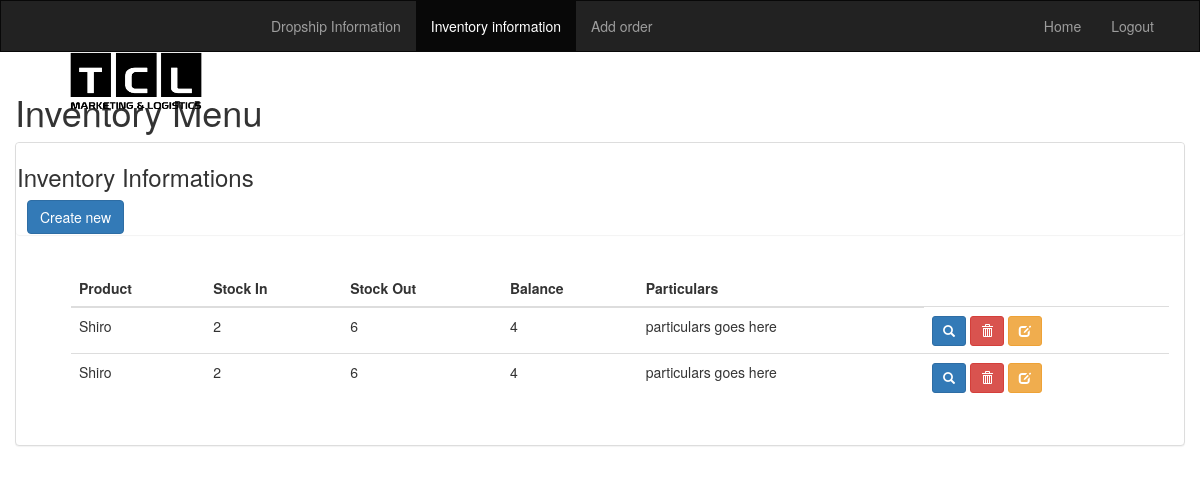
The page /ordering/inventory-menu/ (signed in) on the database as committed earlier.
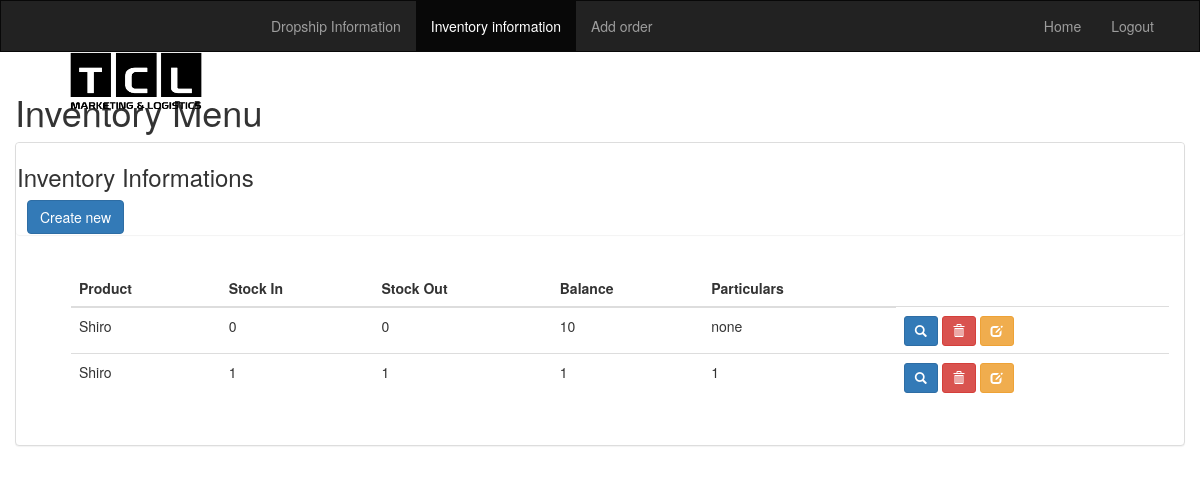
The same page on the database as committed later.
### ordering/models.py (models this page shows, shortened)
class Inventory(models.Model):
    date = models.DateField(("Date"), default=datetime.now)
    product = models.ForeignKey(Product)
    product_logo = models.ImageField(upload_to='product_image', blank=True)
    stock_in = models.IntegerField()
    stock_out = models.IntegerField()
    balance = models.IntegerField()
    particulars = models.CharField(max_length=250)
    def image_tag(self):
        return u'<img src="%s" />' % self.product_logo.url_125x125
    image_tag.short_description = 'Image'
    image_tag.allow_tags = True

class Product(models.Model):
    product_name = models.CharField(max_length=250)
    date_created = models.DateTimeField()
    def __str__(self):
        return self.product_name

### ordering/views.py (the view)
class InventoryMenu(ListView):
    model = Inventory
    template_name = 'inventory/inventory_sample.html'
    context_object_name = "all_inventorys"
    paginate_by = 10

### ordering/templates/inventory/inventory_sample.html (shortened to what this page needs)
{% extends 'base.html' %}
{% load crispy_forms_tags %}
{% block body %}
<div class="container inventory-container" style="width: 100%">
  <h1>Inventory Menu</h1>
      <div class="panel panel-default">
        <div class="panel panel-header">
          <h3 class="inventory-title">Inventory Informations</h3>
          <div class="row inventory-row" style="padding-left: 25px;">
          <a href="{% url 'ordering:create_inventory' %}" class="fm-create btn btn-primary" data-fm-head="Add new product" data-fm-callback="reload">Create new</a>
        </div>
        </div>
        <div class="panel-body">
          <ul>
            <div class="table-responsive">
              <table class="table table-hover">
              <thead>
                <tr>
                  <th>Product</th>
                  <th>Stock In</th>
                  <th>Stock Out</th>
                  <th>Balance</th>
                  <th>Particulars</th>
                </tr>
              </thead>
              <tbody>
                {% if all_inventorys %}
                {% for inventory in all_inventorys %}
                <tr>
                  <td>{{ inventory.product }}</a></td>
                  <td>{{ inventory.stock_in }}</td>
                  <td>{{ inventory.stock_out }}</td>
                  <td>{{ inventory.balance }}</td>
                  <td>{{ inventory.particulars }}</td>
                  <td>
                    <a href="{% url 'ordering:inventory_detail' inventory.id %}" class="btn btn-primary glyphicon glyphicon-search btn-sm" role="button"></a>
                    <a href="{% url 'ordering:delete_inventory' inventory.id %}" class="fm-delete btn btn-danger glyphicon glyphicon-trash btn-sm" data-fm-head="Delete this product?" data-fm-callback="reload"></a>
                    <a href="{% url 'ordering:update_inventory' inventory.id %}" class="fm-update btn btn-warning glyphicon glyphicon-edit btn-sm" data-fm-head="Update this product?" data-fm-callback="reload"></a>
                  </td>
                </tr>
                {% endfor %}
                {% else %}
                <tr>
                  <td colspan="7" class="text-center bg-warning">No products in the inventory</td>
                </tr>
                {% endif %}
              </tbody>
              </table>
            </div>
          </ul>
        </div>
      </div>
</div>
{% endblock %}

Rows that differ between the two databases and show on the page:
removed Inventory: product "Shiro", stock_in "2", stock_out "6", balance "4", particulars "particulars goes here"
removed Inventory: product "Shiro", stock_in "2", stock_out "6", balance "4", particulars "particulars goes here"
added Inventory: product "Shiro", stock_in "0", stock_out "0", balance "10", particulars "none"
added Inventory: product "Shiro", stock_in "1", stock_out "1", balance "1", particulars "1"
